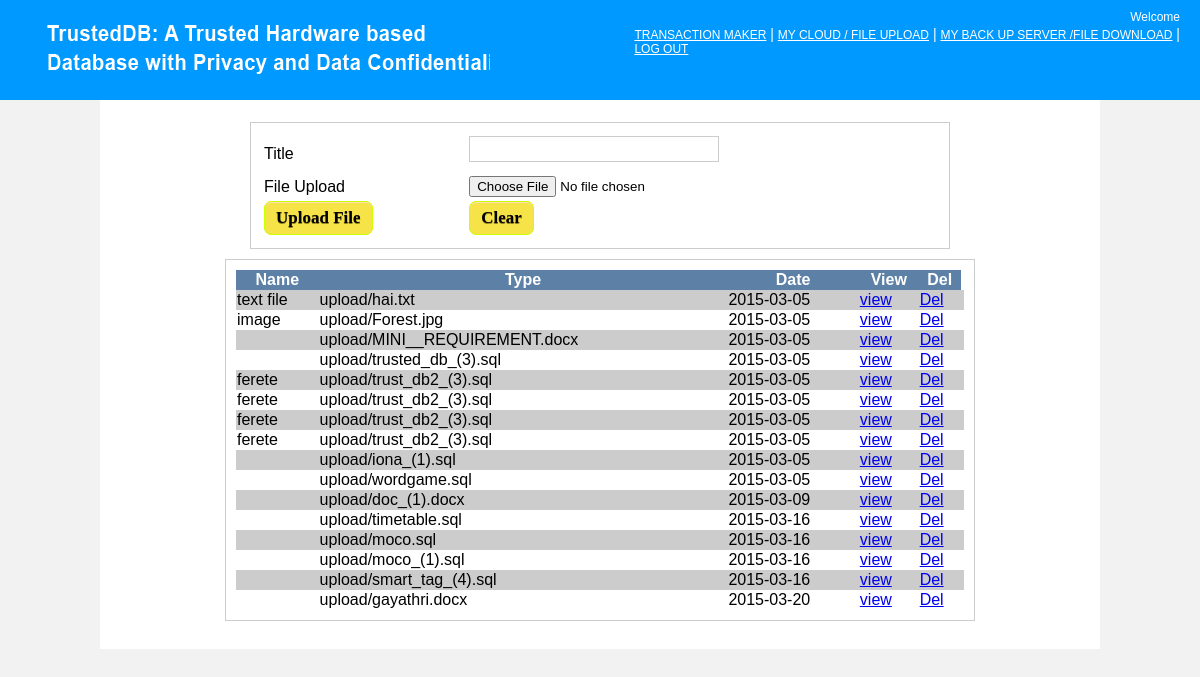
Screenshot of /file_uploadA.php with the database file from the repository.
### tables this page shows
CREATE TABLE IF NOT EXISTS `file` (
  `id` int(11) NOT NULL AUTO_INCREMENT,
  `path` varchar(255) NOT NULL,
  `date` varchar(255) NOT NULL,
  `status` varchar(255) NOT NULL,
  `title` varchar(255) NOT NULL,
  `remark` varchar(100) NOT NULL,
  PRIMARY KEY (`id`),
  KEY `id` (`id`),
  KEY `id_2` (`id`)
);

### file_uploadA.php (the view, shortened to what this page needs)
<?php
include("header.php");
	?>
<table width="1000" align="center" id="content" cellpadding="10">
<tr>
<td valign="top">
<form enctype="multipart/form-data" action="" method="POST">
<table width="700" border="0" id="form_table">
<tr>
    <td>Title</td>
    <td><input type="text" name="title" /></td>
</tr>
<tr>
    <td>File Upload</td>
    <td><input type="file" name="uploadedfile" /></td>
</tr>
<tr>
    <td><input type="submit" name="submit" value="Upload File" /></td>
    <td><input type="reset" name="reset" value="Clear" /></td>
</tr>
</table>
<?php
	$result = mysql_query("SELECT * FROM file ")
	 or die(mysql_error());
	echo "<table  id='select_table'>";
	echo "<tr> <th>Name</th> <th>Type</th> <th>Date</th><th>View</th> <th>Del</th></tr>";
	while($row = mysql_fetch_array( $result ))
	{
		echo "<tr><td>";
		$id=$row['id'];
		echo $row['title'] ."$key</td><td>";
		echo $row['path']."</td><td>";
		echo $row['date']."</td>";
		echo "<td><a href='$row[path]' target='_blank'>view</a></td><td><a href='?id=$id'>Del</a></td><td>";
		echo "</tr>";
	}
	echo "</table>";
?>

### header.php (shortened to what this page needs)
<div id="header">
<img src="logo2.png" style="margin-top:14px;margin-left:40px;">
<div id="login_form">
	<?php
		echo "<div id='user_div'>Welcome $_SESSION[seedblock]".$_SESSION['user']."</div>";
	?>
<br />
<?php
if($_SESSION['user']=="admin")
{
	?>
    <!--<a href="user.php">ADD EMPLOYEE</a>
    <a href="transaction_makerA.php">TRANSACTION MAKER</a> |-->
<a href="file_uploadA.php"> FILE UPLOAD</a> |
<a href="server_download2A.php">FILE DOWNLOAD</a> |
<a href="setting.php">SETTINGS</a> |
    <?php
}
else
{
?>
<a href="transaction_maker.php">TRANSACTION MAKER</a> |
<a href="file_upload.php">MY CLOUD / FILE UPLOAD</a> |
<a href="server_download2.php">MY BACK UP SERVER /FILE DOWNLOAD</a> |<br />
<?php
}
?>
<a href="index.php">LOG OUT</a>
</div>
</div>

### header.php (style rules this page uses)
#form_table { margin:0px auto; border:1px solid #ccc; padding:10px; margin-top:10px; }
#select_table { margin:0px auto; border:1px solid #ccc; padding:10px; margin-top:10px; }
#form_table input[type="text"] { width:250px; margin-bottom:10px; height:26px; border:1px solid #CCC; }
#form_table input[type="submit"] { -moz-box-shadow:inset 0px 1px 0px 0px #ffe0b5; -webkit-box-shadow:inset 0px 1px 0px 0px #ffe0b5; box-shadow:inset 0px 1px 0px 0px #ffe0b5; background-color:#F5E347; -moz-border-radius:7px; -webkit-border-radius:7px; border-radius:7px; border:1px solid #CCFF00; display:inline-block; color:#000; font-family:Trebuchet MS; font-size:17px; font-weight:bold; padding:6px 11px; text-decoration:none; text-shadow:0px 1px 0px #8f7f24; }
#form_table input[type="reset"] { -moz-box-shadow:inset 0px 1px 0px 0px #ffe0b5; -webkit-box-shadow:inset 0px 1px 0px 0px #ffe0b5; box-shadow:inset 0px 1px 0px 0px #ffe0b5; background-color:#F5E347; -moz-border-radius:7px; -webkit-border-radius:7px; border-radius:7px; border:1px solid #CCFF00; display:inline-block; color:#000; font-family:Trebuchet MS; font-size:17px; font-weight:bold; padding:6px 11px; text-decoration:none; text-shadow:0px 1px 0px #8f7f24; }
#select_table { margin-top:10px; border-spacing:0px; width:750px; }
#select_table th { background:#5D81A6; color:#FFF; }
#select_table tr:nth-child(even) { background: #CCC }
#select_table tr:nth-child(odd) { background: #FFF }
#header { width:100%; height:100px; background:#09F; color:#FFF; font-size:36px; font-family:Tahoma, Geneva, sans-serif; }
#header a { color:#FFF; font-size:12px; }
#content { font-family:"Arial Black", Gadget, sans-serif; background:#FFF; text-align:justify; }
#login_form { float:right; font-size:14px; margin-top:10px; margin-right:20px; }
#user_div { float:right; font-size:12px; }

### rows the page displays
file: title "text file", path "upload/hai.txt", date "2015-03-05"
file: title "image", path "upload/Forest.jpg", date "2015-03-05"
file: path "upload/MINI__REQUIREMENT.docx", date "2015-03-05"
file: path "upload/trusted_db_(3).sql", date "2015-03-05"
file: title "ferete", path "upload/trust_db2_(3).sql", date "2015-03-05"
file: title "ferete", path "upload/trust_db2_(3).sql", date "2015-03-05"
file: title "ferete", path "upload/trust_db2_(3).sql", date "2015-03-05"
file: title "ferete", path "upload/trust_db2_(3).sql", date "2015-03-05"
file: path "upload/iona_(1).sql", date "2015-03-05"
file: path "upload/wordgame.sql", date "2015-03-05"
file: path "upload/doc_(1).docx", date "2015-03-09"
file: path "upload/timetable.sql", date "2015-03-16"
file: path "upload/moco.sql", date "2015-03-16"
file: path "upload/moco_(1).sql", date "2015-03-16"
file: path "upload/smart_tag_(4).sql", date "2015-03-16"
file: path "upload/gayathri.docx", date "2015-03-20"
